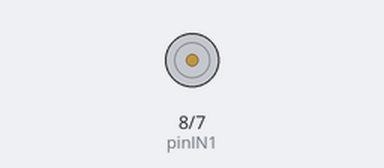
The sketch below on a simulated Arduino Uno, built with avr-gcc and run on an emulated ATmega328P. Parts: motor-driver pin pairs drawn as motors (green arrow = first pin HIGH = forward, orange = second pin HIGH = backward, longer = more drive, scaled by the enable pin).

Above: at 0.15 s.
At 15.9 s:
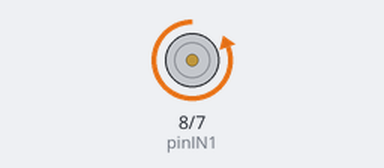
At 30.5 s:
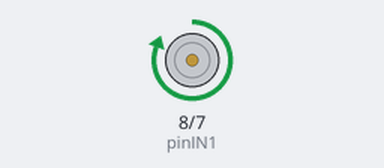
Timing chart, 0 to 32.0 s (numbered marks = the images above):
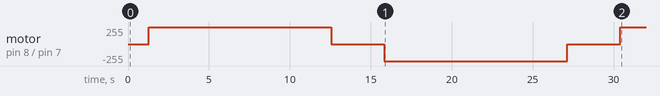

Measured:
- by itself, motor on pin 8 (pinIN1) / pin 7 (pinIN2): stopped → forward 255/255 at 1.3 s, → stopped 11.3 s later, → backward 255/255 3.3 s later, → stopped 11.3 s later, … (5 changes in this stretch)

The sketch:

teste_l298n.ino
```cpp
// Definição dos pinos de controle do Motor A no L298N
const int pinIN1 = 8;
const int pinIN2 = 7;
const int pinENA = 9; // Pino PWM para controle de velocidade

// Configuração do tempo de aceleração
// Quanto maior o delay, mais suave (e demorada) é a aceleração
// o tempo de aceleracao será (tempoRampa x 255)
const int tempoRampa = 5;

void setup() {
  // Configura os pinos como saída
  pinMode(pinIN1, OUTPUT);
  pinMode(pinIN2, OUTPUT);
  pinMode(pinENA, OUTPUT);

  // Garante que o motor comece desligado
  digitalWrite(pinIN1, LOW);
  digitalWrite(pinIN2, LOW);
  analogWrite(pinENA, 0);
}

void loop() {
  // 1. Define o sentido de rotação (Horário)
  digitalWrite(pinIN1, HIGH);
  digitalWrite(pinIN2, LOW);

  // 2. Aceleração (Soft Start)
  // Vai incrementando o PWM de 0 (parado) até 255 (velocidade máxima)
  for (int velocidade = 0; velocidade <= 255; velocidade++) {
    analogWrite(pinENA, velocidade);
    delay(tempoRampa);
  }

  // Mantém o motor em velocidade máxima por 2 segundos
  delay(10000);

  // 3. Desaceleração (Soft Stop)
  // Vai decrementando o PWM de 255 até 0
  for (int velocidade = 255; velocidade >= 0; velocidade--) {
    analogWrite(pinENA, velocidade);
    delay(tempoRampa);
  }

  // Pausa com o motor parado antes de inverter o sentido
  delay(2000);

  // 4. Inverte o sentido de rotação (Anti-horário)
  digitalWrite(pinIN1, LOW);
  digitalWrite(pinIN2, HIGH);

  // 5. Repete a aceleração para o outro lado
  for (int velocidade = 0; velocidade <= 255; velocidade++) {
    analogWrite(pinENA, velocidade);
    delay(tempoRampa);
  }

  delay(10000);

  // 6. Repete a desaceleração
  for (int velocidade = 255; velocidade >= 0; velocidade--) {
    analogWrite(pinENA, velocidade);
    delay(tempoRampa);
  }

  // Pausa maior antes de recomeçar o ciclo
  delay(2000);
}
```
